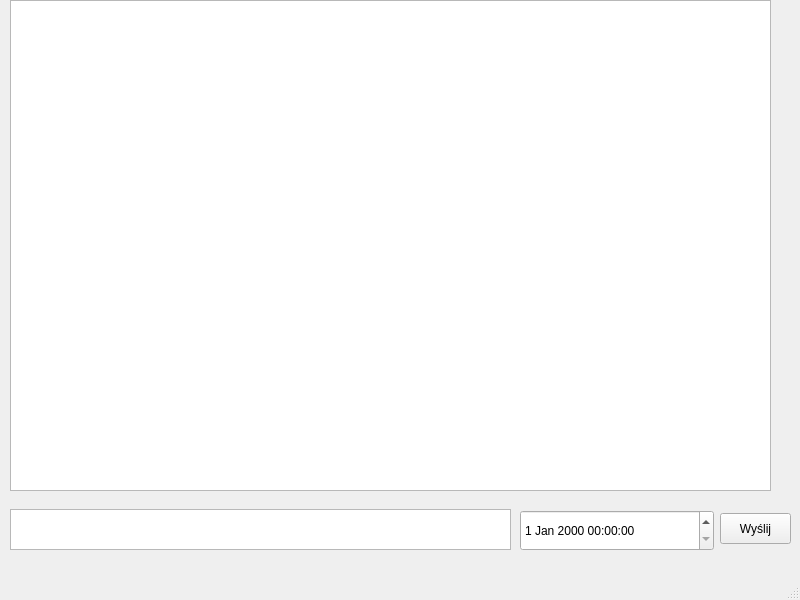
<?xml version="1.0" encoding="UTF-8"?>
<ui version="4.0">
 <class>MainWindow</class>
 <widget class="QMainWindow" name="MainWindow">
  <property name="geometry">
   <rect>
    <x>0</x>
    <y>0</y>
    <width>800</width>
    <height>600</height>
   </rect>
  </property>
  <property name="minimumSize">
   <size>
    <width>800</width>
    <height>600</height>
   </size>
  </property>
  <property name="maximumSize">
   <size>
    <width>800</width>
    <height>600</height>
   </size>
  </property>
  <property name="windowTitle">
   <string>MainWindow</string>
  </property>
  <widget class="QWidget" name="centralwidget">
   <widget class="QTextEdit" name="NowyWpisTE">
    <property name="geometry">
     <rect>
      <x>10</x>
      <y>509</y>
      <width>501</width>
      <height>41</height>
     </rect>
    </property>
   </widget>
   <widget class="QDateTimeEdit" name="dateTimeEdit">
    <property name="geometry">
     <rect>
      <x>520</x>
      <y>510</y>
      <width>194</width>
      <height>41</height>
     </rect>
    </property>
   </widget>
   <widget class="QPushButton" name="pushButton">
    <property name="geometry">
     <rect>
      <x>720</x>
      <y>513</y>
      <width>71</width>
      <height>31</height>
     </rect>
    </property>
    <property name="text">
     <string>Wyślij</string>
    </property>
   </widget>
   <widget class="QTextEdit" name="WpisyTE">
    <property name="geometry">
     <rect>
      <x>10</x>
      <y>0</y>
      <width>761</width>
      <height>491</height>
     </rect>
    </property>
   </widget>
  </widget>
  <widget class="QMenuBar" name="menubar">
   <property name="geometry">
    <rect>
     <x>0</x>
     <y>0</y>
     <width>800</width>
     <height>21</height>
    </rect>
   </property>
  </widget>
  <widget class="QStatusBar" name="statusbar"/>
 </widget>
 <resources/>
 <connections/>
</ui>
